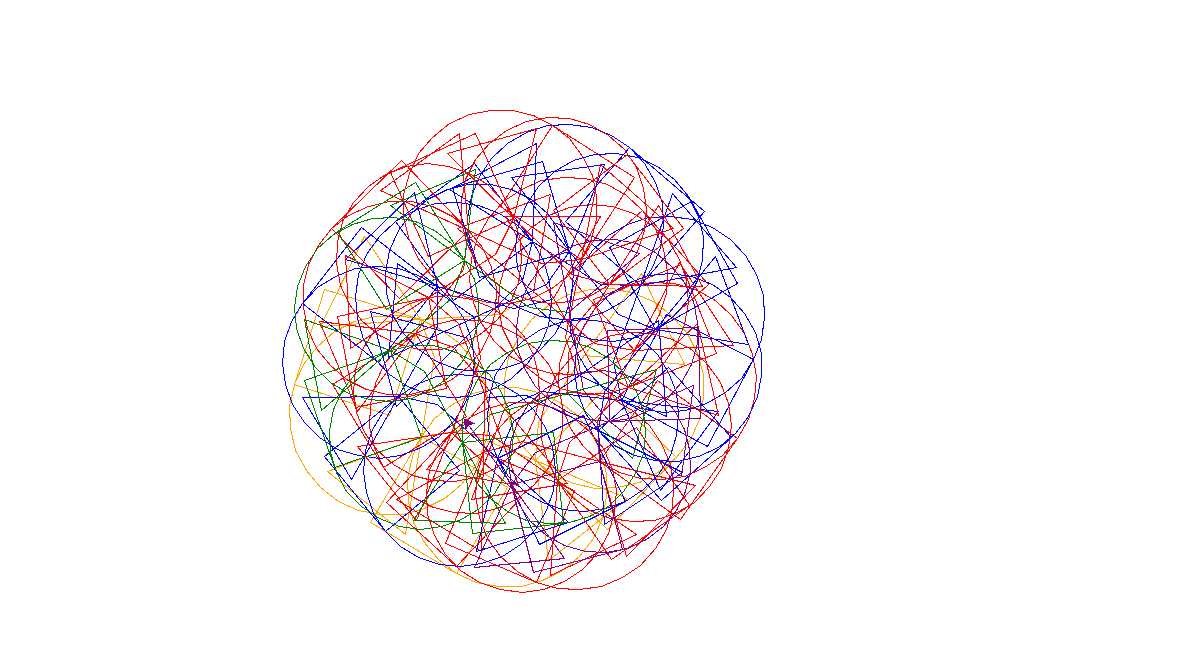

Recreate this plot in Python.
# Turtle graphics assignment by Dylan Lade

import random
from turtle import Turtle

def drawTriangle(length, turtle):
    turtle.forward(length) # draw base
 
    turtle.left(120)
    turtle.forward(length)
 
    turtle.left(120)
    turtle.forward(length)

def drawSquare(length, turtle):
    turtle.forward(length)

    turtle.left(90)
    turtle.forward(length)
    
    turtle.left(90)
    turtle.forward(length)
    
    turtle.left(90)
    turtle.forward(length)

def drawLine(turtle):
    turtle.forward(80)
    turtle.left(30)
    turtle.forward(40)

def isOdd(x):
    if(x % 2) == 1 :
        return True
    else: 
        return False

def recursive_circles3(turtle, angle, quantity, delta, radius):
    colors = ["red", "orange", "brown", "green", "blue", "purple"]
    color = random.choice(colors)
    turtle.color(color)
    turtle.right(angle)
    turtle.forward(delta)
    unit_angle = 360.0/quantity
    for x in range(quantity):
        if isOdd(x) == True:
            turtle.circle(radius)
            drawSquare(radius, turtle)
        else: 
            drawTriangle(radius, turtle)
            drawLine(turtle)

        turtle.left(unit_angle)
    radius = radius - delta
    if (radius > 5):
        recursive_circles3(turtle, angle, quantity, delta, radius)

def main():
    angle = int(input("Enter a positive number for angle: "))
    quantity = int(input("Enter a positive number for quantity: "))
    delta = int(input("Enter a positive number for delta: "))
    radius = int(input("Enter a radius: "))

    ANIMATION_SPEED = 0
    leonardo = Turtle()
    leonardo.speed(ANIMATION_SPEED)
    recursive_circles3(leonardo, angle, quantity, delta, radius)

main()
